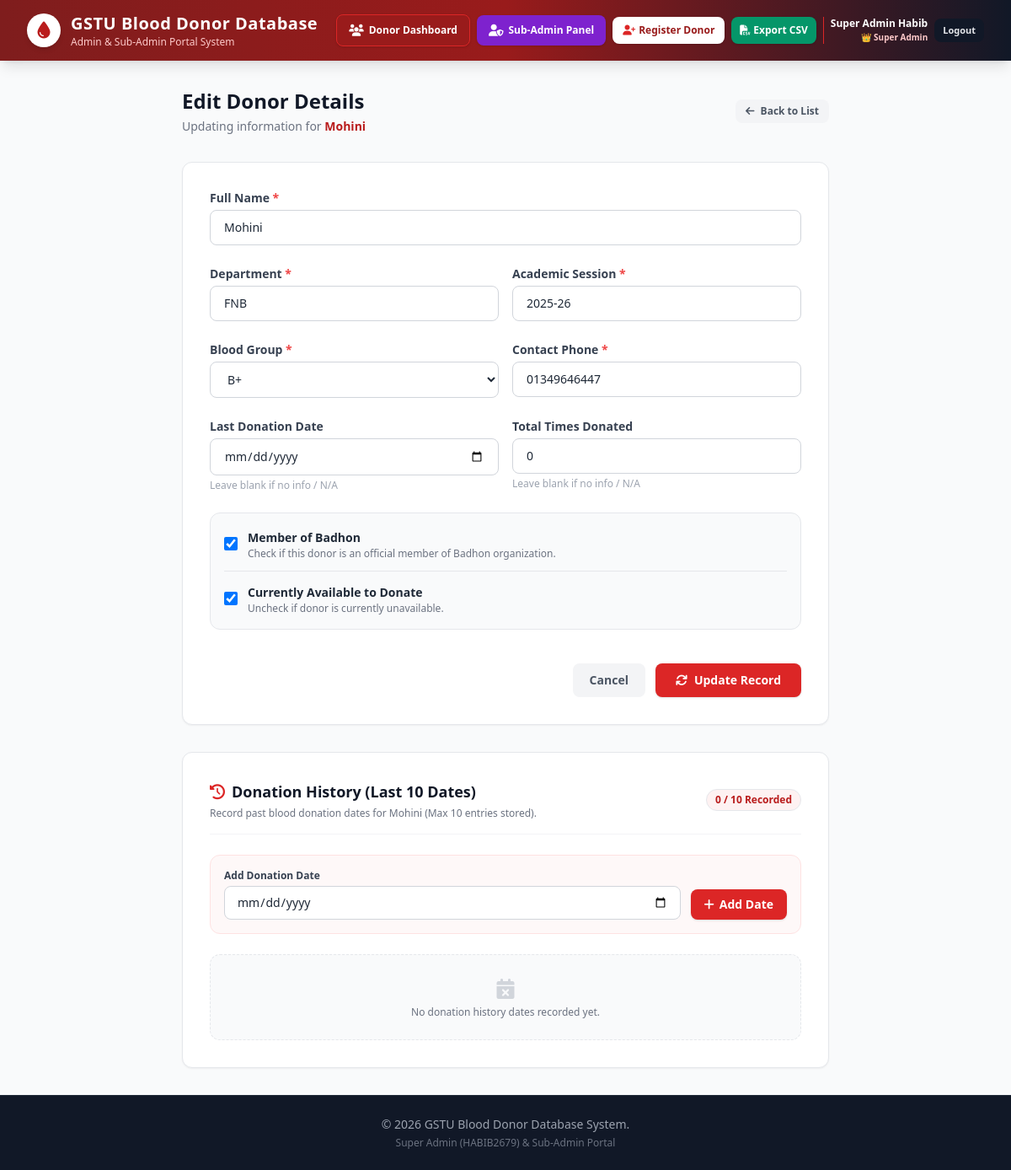
/donor/9/edit (signed in), run on the app's committed database.
### tables this page shows
CREATE TABLE donors (
            id INTEGER PRIMARY KEY AUTOINCREMENT,
            name TEXT NOT NULL,
            department TEXT NOT NULL,
            session TEXT NOT NULL,
            blood_group TEXT NOT NULL,
            phone TEXT NOT NULL,
            last_donation_date TEXT,
            total_donations INTEGER DEFAULT 0,
            is_badhon_member INTEGER DEFAULT 0,
            is_available INTEGER DEFAULT 1,
            created_at TEXT DEFAULT CURRENT_TIMESTAMP
        );

### app.py (the view, shortened to what this page needs)
@app.route('/donor/<int:id>/edit', methods=['GET', 'POST'])
@role_required(['admin', 'subadmin'])
def edit_donor(id):
    donor = database.get_donor(id)
    if not donor:
        flash('Donor not found.', 'error')
        return redirect(url_for('index'))
    history = database.get_donation_history(id)
    return render_template('edit.html', donor=donor, history=history, blood_groups=BLOOD_GROUPS)

### app.py (called while the page is built)
@app.context_processor
def inject_user():
    return dict(current_user=session.get('user'))

def role_required(allowed_roles):
    def decorator(f):
        @wraps(f)
        def decorated_function(*args, **kwargs):
            user = session.get('user')
            if not user:
                flash('Please log in as Admin or Sub-Admin to access the portal.', 'warning')
                return redirect(url_for('login'))
            if user.get('role') not in allowed_roles:
                flash('Access denied. You do not have permission for this action.', 'error')
                return redirect(url_for('index'))
            return f(*args, **kwargs)
        return decorated_function
    return decorator

### database.py (called while the page is built)
def get_db():
    conn = sqlite3.connect(DB_NAME)
    conn.row_factory = sqlite3.Row
    return conn

def get_donor(donor_id):
    conn = get_db()
    cursor = conn.cursor()
    cursor.execute("SELECT * FROM donors WHERE id = ?", (donor_id,))
    donor = cursor.fetchone()
    conn.close()
    return donor

def get_donation_history(donor_id):
    conn = get_db()
    cursor = conn.cursor()
    cursor.execute('''
        SELECT * FROM donation_history
        WHERE donor_id = ?
        ORDER BY donation_date DESC, id DESC
        LIMIT 10
    ''', (donor_id,))
    rows = cursor.fetchall()
    conn.close()
    return rows

### templates/edit.html (shortened to what this page needs)
{% extends "base.html" %}
{% block content %}
<div class="max-w-3xl mx-auto space-y-8">
    <div class="flex items-center justify-between">
        <div>
            <h2 class="text-2xl font-bold text-gray-900">Edit Donor Details</h2>
            <p class="text-sm text-gray-500 mt-1">Updating information for <span class="font-semibold text-brand-700">{{ donor.name }}</span></p>
        </div>
        <a href="{{ url_for('index') }}" class="px-3 py-1.5 text-xs font-semibold text-gray-600 hover:text-gray-900 bg-gray-100 hover:bg-gray-200 rounded-lg transition">
            <i class="fa-solid fa-arrow-left mr-1"></i> Back to List
        </a>
    </div>
    <div class="bg-white rounded-xl shadow-sm border border-gray-200 p-6 md:p-8">
        <form method="POST" action="{{ url_for('edit_donor', id=donor.id) }}" class="space-y-6">
            <div>
                <label class="block text-sm font-semibold text-gray-700 mb-1">Full Name <span class="text-red-500">*</span></label>
                <input type="text" name="name" value="{{ donor.name }}" required
                       class="w-full px-4 py-2.5 text-sm border border-gray-300 rounded-lg focus:outline-none focus:ring-2 focus:ring-brand-500">
            </div>
            <div class="grid grid-cols-1 md:grid-cols-2 gap-4">
                <div>
                    <label class="block text-sm font-semibold text-gray-700 mb-1">Department <span class="text-red-500">*</span></label>
                    <input type="text" name="department" value="{{ donor.department }}" required
                           class="w-full px-4 py-2.5 text-sm border border-gray-300 rounded-lg focus:outline-none focus:ring-2 focus:ring-brand-500">
                </div>
                <div>
                    <label class="block text-sm font-semibold text-gray-700 mb-1">Academic Session <span class="text-red-500">*</span></label>
                    <input type="text" name="session" value="{{ donor.session }}" required
                           class="w-full px-4 py-2.5 text-sm border border-gray-300 rounded-lg focus:outline-none focus:ring-2 focus:ring-brand-500">
                </div>
            </div>
            <div class="grid grid-cols-1 md:grid-cols-2 gap-4">
                <div>
                    <label class="block text-sm font-semibold text-gray-700 mb-1">Blood Group <span class="text-red-500">*</span></label>
                    <select name="blood_group" required class="w-full px-4 py-2.5 text-sm border border-gray-300 rounded-lg focus:outline-none focus:ring-2 focus:ring-brand-500 bg-white">
                        {% for bg in blood_groups %}
                            <option value="{{ bg }}" {% if donor.blood_group == bg %}selected{% endif %}>{{ bg }}</option>
                        {% endfor %}
                    </select>
                </div>
                <div>
                    <label class="block text-sm font-semibold text-gray-700 mb-1">Contact Phone <span class="text-red-500">*</span></label>
                    <input type="tel" name="phone" value="{{ donor.phone }}" required
                           class="w-full px-4 py-2.5 text-sm border border-gray-300 rounded-lg focus:outline-none focus:ring-2 focus:ring-brand-500">
                </div>
            </div>
            <div class="grid grid-cols-1 md:grid-cols-2 gap-4">
                <div>
                    <label class="block text-sm font-semibold text-gray-700 mb-1">Last Donation Date</label>
                    <input type="date" name="last_donation_date"
                           value="{% if donor.last_donation_date %}{{ donor.last_donation_date }}{% endif %}"
                           class="w-full px-4 py-2.5 text-sm border border-gray-300 rounded-lg focus:outline-none focus:ring-2 focus:ring-brand-500">
                    <p class="text-xs text-gray-400 mt-1">Leave blank if no info / N/A</p>
                </div>
                <div>
                    <label class="block text-sm font-semibold text-gray-700 mb-1">Total Times Donated</label>
                    <input type="number" name="total_donations" value="{% if donor.total_donations is not none and donor.total_donations != '' %}{{ donor.total_donations }}{% endif %}" min="0" placeholder="Leave blank for N/A"
                           class="w-full px-4 py-2.5 text-sm border border-gray-300 rounded-lg focus:outline-none focus:ring-2 focus:ring-brand-500">
                    <p class="text-xs text-gray-400 mt-1">Leave blank if no info / N/A</p>
                </div>
            </div>
            <div class="bg-gray-50 p-4 rounded-xl space-y-3 border border-gray-200">
                <label class="flex items-center space-x-3 cursor-pointer">
                    <input type="checkbox" name="is_badhon_member" value="1" {% if donor.is_badhon_member %}checked{% endif %} class="w-4 h-4 text-purple-600 rounded focus:ring-purple-500">
                    <div>
                        <span class="text-sm font-bold text-gray-800">Member of Badhon</span>
                        <p class="text-xs text-gray-500">Check if this donor is an official member of Badhon organization.</p>
                    </div>
                </label>
                <hr class="border-gray-200">
                <label class="flex items-center space-x-3 cursor-pointer">
                    <input type="checkbox" name="is_available" value="1" {% if donor.is_available %}checked{% endif %} class="w-4 h-4 text-emerald-600 rounded focus:ring-emerald-500">
                    <div>
                        <span class="text-sm font-bold text-gray-800">Currently Available to Donate</span>
                        <p class="text-xs text-gray-500">Uncheck if donor is currently unavailable.</p>
                    </div>
                </label>
            </div>
            <div class="pt-4 flex items-center justify-end space-x-3">
                <a href="{{ url_for('index') }}" class="px-5 py-2.5 text-sm font-semibold text-gray-600 hover:text-gray-900 bg-gray-100 hover:bg-gray-200 rounded-lg transition">
                    Cancel
                </a>
                <button type="submit" class="px-6 py-2.5 text-sm font-bold bg-brand-600 hover:bg-brand-700 text-white rounded-lg transition shadow flex items-center space-x-2">
                    <i class="fa-solid fa-arrows-rotate"></i>
                    <span>Update Record</span>
                </button>
            </div>
        </form>
    </div>
    <div class="bg-white rounded-xl shadow-sm border border-gray-200 p-6 md:p-8">
        <div class="flex items-center justify-between mb-6 pb-4 border-b border-gray-100">
            <div>
                <h3 class="text-lg font-bold text-gray-900 flex items-center space-x-2">
                    <i class="fa-solid fa-clock-rotate-left text-brand-600"></i>
                    <span>Donation History (Last 10 Dates)</span>
                </h3>
                <p class="text-xs text-gray-500 mt-1">Record past blood donation dates for {{ donor.name }} (Max 10 entries stored).</p>
            </div>
            <span class="px-2.5 py-1 rounded-full text-xs font-bold bg-brand-50 text-brand-700 border border-brand-200">
                {{ history|length }} / 10 Recorded
            </span>
        </div>
        <form method="POST" action="{{ url_for('add_history', id=donor.id) }}" class="flex flex-wrap items-end gap-3 mb-6 bg-red-50/50 p-4 rounded-xl border border-red-100">
            <div class="flex-1 min-w-[200px]">
                <label class="block text-xs font-semibold text-gray-700 mb-1">Add Donation Date</label>
                <input type="date" name="donation_date" required
                       class="w-full px-3.5 py-2 text-sm border border-gray-300 rounded-lg focus:outline-none focus:ring-2 focus:ring-brand-500 bg-white">
            </div>
            <button type="submit" class="px-4 py-2 text-sm font-bold bg-brand-600 hover:bg-brand-700 text-white rounded-lg transition shadow flex items-center space-x-1.5">
                <i class="fa-solid fa-plus"></i>
                <span>Add Date</span>
            </button>
        </form>
        {% if history %}
            <div class="overflow-hidden rounded-lg border border-gray-200">
                <table class="w-full text-left text-sm border-collapse">
                    <thead>
                        <tr class="bg-gray-50 text-gray-600 text-xs font-bold uppercase tracking-wider border-b border-gray-200">
                            <th class="py-2.5 px-4">#</th>
                            <th class="py-2.5 px-4">Donation Date</th>
                            <th class="py-2.5 px-4 text-right">Action</th>
                        </tr>
                    </thead>
                    <tbody class="divide-y divide-gray-100">
                        {% for item in history %}
                            <tr class="hover:bg-gray-50/80 transition">
                                <td class="py-2.5 px-4 text-xs font-semibold text-gray-400">{{ loop.index }}</td>
                                <td class="py-2.5 px-4 font-bold text-gray-800 flex items-center space-x-2">
                                    <i class="fa-solid fa-calendar-day text-brand-600 text-xs"></i>
                                    <span>{{ item.donation_date }}</span>
                                    {% if loop.first %}
                                        <span class="px-2 py-0.5 rounded text-[10px] font-extrabold bg-emerald-100 text-emerald-800">Latest</span>
                                    {% endif %}
                                </td>
                                <td class="py-2.5 px-4 text-right">
                                    <form method="POST" action="{{ url_for('delete_history', id=donor.id, history_id=item.id) }}" class="inline" onsubmit="return confirm('Delete this donation date ({{ item.donation_date }})?');">
                                        <button type="submit" class="text-xs text-red-500 hover:text-red-700 font-medium hover:underline flex items-center space-x-1 ml-auto">
                                            <i class="fa-solid fa-trash text-[11px]"></i>
                                            <span>Delete</span>
                                        </button>
                                    </form>
                                </td>
                            </tr>
                        {% endfor %}
                    </tbody>
                </table>
            </div>
        {% else %}
            <div class="text-center py-6 text-gray-400 bg-gray-50 rounded-xl border border-dashed border-gray-200">
                <i class="fa-solid fa-calendar-xmark text-2xl mb-1 text-gray-300"></i>
                <p class="text-xs font-medium text-gray-500">No donation history dates recorded yet.</p>
            </div>
        {% endif %}
    </div>
</div>
{% endblock %}

### data on the page
donors: name "Mohini", department "FNB", session "2025-26", blood_group "B+", phone "01349646447", total_donations "0", is_badhon_member "☑", is_available "☑"

### other printed values
{{ current_user.full_name }} "Super Admin Habib"
{{ history|length }} "0"
